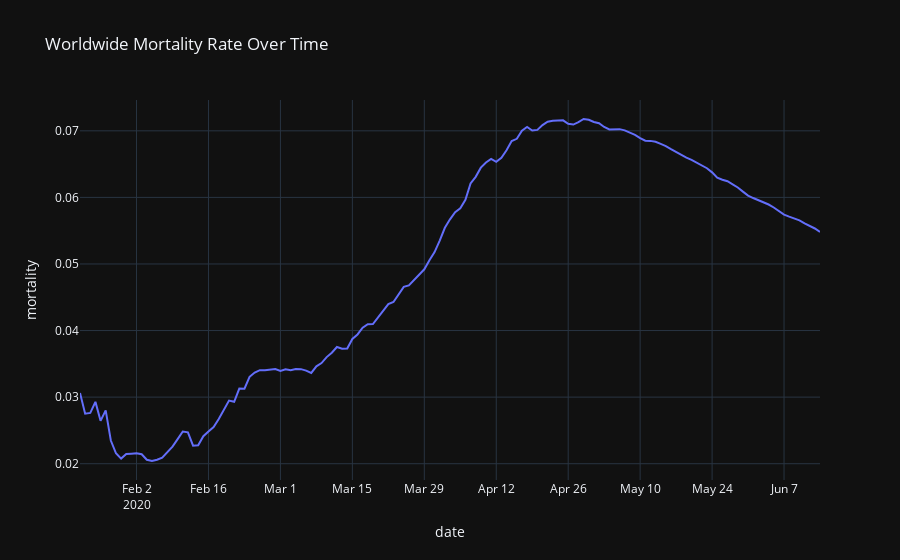

Notebook cell for this chart:
### Markdown cell above
### 全球死亡率 (折線圖)

- 可以明顯看到，死亡率在 2020/5 開始下降

### Code cell
ww_df['mortality'] = ww_df['fatalities'] / ww_df['confirmed']

fig = px.line(ww_df, x="date", y="mortality", 
              title="Worldwide Mortality Rate Over Time")
fig.show()

### Figure 1 — Plotly figure (JSON) as saved in the notebook; plotly's stock layout.template omitted (floating-point values rounded to 4 significant figures; data arrays with more than 128 entries replaced by an {"elided": "..."} marker saying what was removed)
{"data": [{"hovertemplate": "date=%{x}<br>mortality=%{y}<extra></extra>", "legendgroup": "", "line": {"color": "#636efa", "dash": "solid"}, "mode": "lines", "name": "", "orientation": "v", "showlegend": false, "type": "scatter", "x": {"elided": "145 str values"}, "xaxis": "x", "y": {"elided": "145 float values"}, "yaxis": "y"}], "layout": {"legend": {"tracegroupgap": 0}, "title": {"text": "Worldwide Mortality Rate Over Time"}, "xaxis": {"anchor": "y", "domain": [0, 1], "title": {"text": "date"}}, "yaxis": {"anchor": "x", "domain": [0, 1], "title": {"text": "mortality"}}}}
